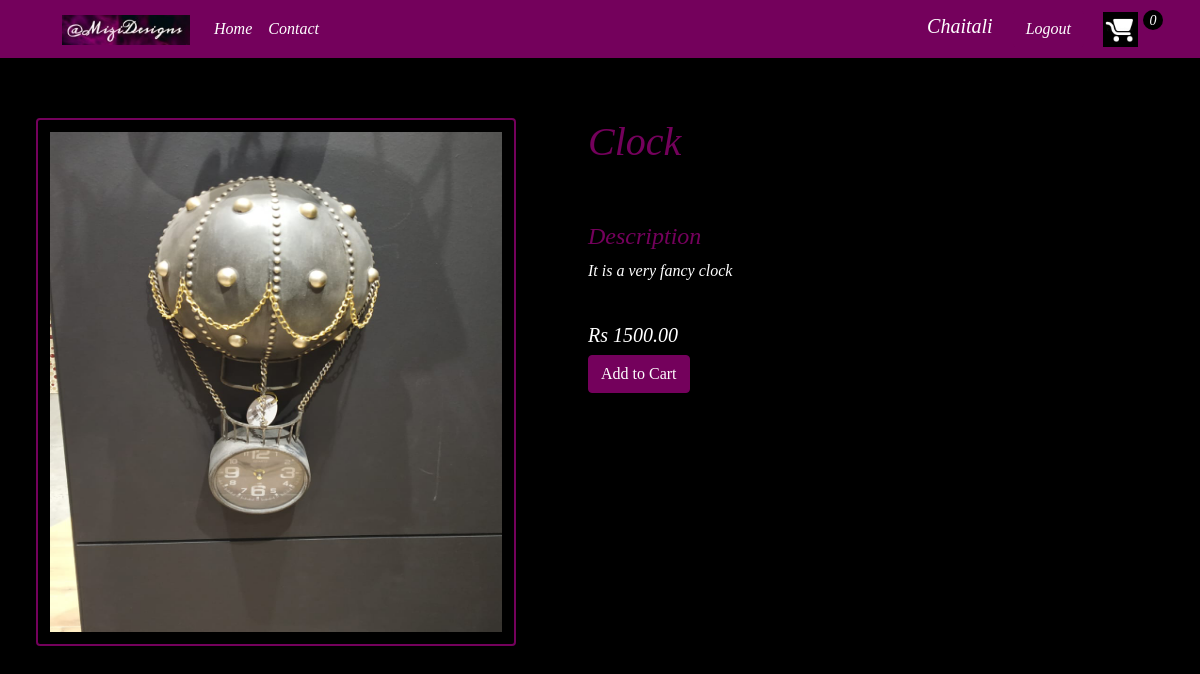
The app's page /desc/9/ (signed in) with its own data.
### mizi_app/models.py (models this page shows, shortened)
class Customer(models.Model):
    user=models.OneToOneField(User,on_delete=models.CASCADE,null=True,blank=True)
    name=models.CharField(max_length=264,default="")
    email=models.EmailField(max_length = 264,default="")

class Order(models.Model):
    customer=models.ForeignKey(Customer,on_delete=models.CASCADE,blank=True)
    date_ordered=models.DateTimeField(auto_now_add=True)
    complete=models.BooleanField(default=False,blank=False)
    transaction_id=models.CharField(max_length=264,null=True)
    def get_item_count(self):
        orderitems=self.orderitem_set.all()
        total=sum([item.quantity for item in orderitems])
        return total

class Product(models.Model):
    name=models.CharField(max_length=264,default="Product")
    price=models.DecimalField(max_digits=7,decimal_places=2)
    digital=models.BooleanField(default=False,blank=False)
    image=models.ImageField(null=True,blank=True)
    description=models.CharField(max_length=264,null=True)
    def geturl(self):
        try:
            url=self.image.url
        except:
            url=""
        return url

### mizi_app/views.py (the view)
# urls.py: url(r'^desc/(?P<id>\d+)/$',views.desc,name='desc'),
def desc(request,id):
    context=carData(request)
    product=Product.objects.get(id=id)
    context['desc']=product
    return render(request,'store/desc.html',context)

### mizi_app/utils.py (called while the page is built)
def carData(request):
    if request.user.is_authenticated:
        customer=request.user.customer
        order,created=Order.objects.get_or_create(customer=customer,complete=False)
        items=order.orderitem_set.all()
        cartItems=order.get_item_count
        context={'customer':customer,'items':items, 'order':order,'cartItems':cartItems}
    else:
        context=cookieCart(request)
        context['customer']='null'
    return context

### templates/store/desc.html
{% extends 'store/main.html' %}
{% load static %}
{% block content %}
<div>
<div style="margin: 5% 3% 5% 3%;
border:2px solid #74015c;
border-radius: 4px;
padding: 1% 1% 1% 1%; max-width: 50%; float: left; min-width: 40%;" >
    <center>
    <img style=" width: 100%;" src="{{desc.geturl}}" height="500">
    </center>
</div>
<div style="float: left;margin: 5% 3% 5% 3%; max-width: 50%;">
    <h1 style="color:#74015c;">{{desc.name}}</h1>
    <br><br>
    <h4 style="color:#74015c;">Description</h4>
    <p style="color: white;max-width:100%;word-wrap:break-word;">{{desc.description}}</p>
    <br>
    <h5 style="color: white;"> Rs {{desc.price}}</h5>
    <button  data-product="{{ desc.id}} " data-action="add" class="btn btn-outline-secondary add-btn update-cart">Add to Cart</button>
</div>
</div>
{% endblock content %}

### templates/store/main.html (shortened to what this page needs)
<!DOCTYPE html>
{% load static %}
<html lang="en">
<head>
    <link href="https://cdn.jsdelivr.net/npm/bootstrap@5.0.0-beta1/dist/css/bootstrap.min.css" rel="stylesheet"
>
    <link rel="stylesheet" href="{% static 'css/a.css' %}" />
</head>
<body style="background-color: black; font-family: American Typewriter, serif; font-style: italic;">
    <nav class="navbar navbar-expand-lg navbar-dark bg" style="background-color: #74015c;">
        <div class="container-fluid">
          <a class="navbar-brand" href="{% url 'main' %}">
              <img src="{% static 'images/logo2.jpeg' %}" alt="" height="30">
            </a>
          <div class="collapse navbar-collapse" id="navbarSupportedContent">
            <ul class="navbar-nav me-auto mb-2 mb-lg-0">
              <li class="nav-item">
                <a class="nav-link active" aria-current="page" href="{% url 'main' %}">Home</a>
              </li>
              <li class="nav-item">
                <a class="nav-link active" aria-current="page" href="{% url 'contact' %}">Contact</a>
              </li>
            </ul>
            <div class="form-inline my-2 my-lg-0">
                <ul class="navbar-nav me-auto mb-2 mb-lg-0">
                    <li>
                {% if customer == 'null' %}
                <a href="{% url 'login' %}"class="btn btn-warning">Login</a>
                {% else %}
                <a class="navbar-brand" href="{% url 'cust' customer.id %}" >{{ customer.name }}</a>
                <a href="{% url 'logout' %}"class="btn btn-warning">Logout</a>
                {% endif %}
                <a href="{% url 'cart' %}">
                   <img  id="cart-icon" src="{% static 'images/cart.jpg' %}">
               </a>
               </li>
               <li>
               <p id="cart-total">{{ cartItems }}</p>
               </li>
                </ul>
           </div>
          </div>
        </div>
      </nav>
    <div class="conatiner" >
        {% block content %}
        {% endblock content%}
    </div>
  </body>
</html>

### static/css/a.css (style rules this page uses)
#cart-icon { width:35px; display: inline-block; margin-left: 15px; margin-right: 5px; }
.btn,.btn:focus { background-color:#74015c; border-color: #74015c; color: white; box-shadow: 0px 0px; }
#cart-total { display: block; text-align: center; color:#fff; background-color:black; width: 20px; height: 20px; border-radius: 50%; font-size: 14px; margin-right: 25px; }
.navbar-brand { margin-left: 50px; }

### records on screen
Customer: name "Chaitali"
Order: id "0"
Product: geturl (picture), name "Clock", description "It is a very fancy clock", price "1500.00"
